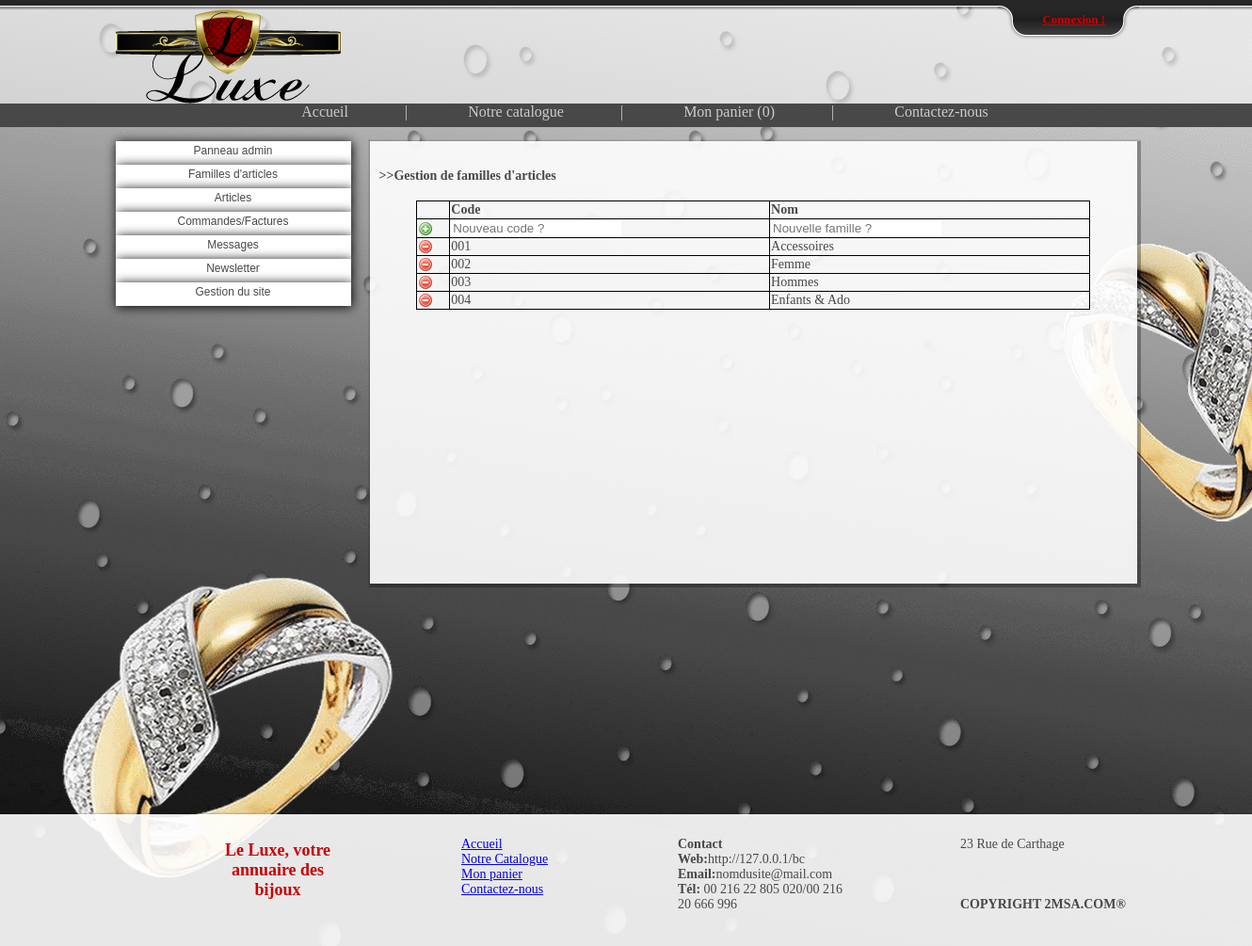
The page /root/g_famill/liste.php on the database its author committed.
### tables this page shows
CREATE TABLE IF NOT EXISTS `famill_article` (
  `code_famill_art` varchar(50) NOT NULL,
  `nom_famill_art` varchar(100) NOT NULL,
  PRIMARY KEY (`code_famill_art`)
);

CREATE TABLE IF NOT EXISTS `info` (
  `id` int(11) NOT NULL,
  `nom_du_site` varchar(30) NOT NULL,
  `page_facebook` varchar(250) NOT NULL,
  `page_tweeter` varchar(100) NOT NULL,
  `page_youtube` varchar(100) NOT NULL,
  `description` varchar(1000) NOT NULL,
  `adresse` varchar(100) NOT NULL,
  `tel` varchar(100) NOT NULL,
  `text_recherche` varchar(300) NOT NULL,
  `m_recherche` tinyint(1) NOT NULL,
  `m_newsletter` tinyint(1) NOT NULL,
  `m_facebook` tinyint(1) NOT NULL,
  `m_tweeter` tinyint(1) NOT NULL,
  `m_youtube` tinyint(1) NOT NULL,
  `x_gmaps` double NOT NULL,
  `y_gmaps` double NOT NULL
);

### include/function.php (called while the page is built, shortened)
<?php
include('config.php');
$connection = mysql_connect($serveur, $utilisateur, $mot_de_passe) or die(mysql_error());
$query_info = " SELECT * FROM info WHERE id='1' ";
$result_info = mysql_query($query_info, $connection);
$affected_rows_info = mysql_num_rows($result_info);
if($affected_rows_info == 1)
{
	$affected_rows_info2 = mysql_fetch_object($result_info);
	$nom_du_site 				=	$affected_rows_info2->nom_du_site;
	$adresse					=	$affected_rows_info2->adresse;
	$tel						=	$affected_rows_info2->tel;
	$text_recherche				=	$affected_rows_info2->text_recherche;
}
?>

### include/config.php (called while the page is built, shortened)
<?php
$adress_du_site="http://127.0.0.1/bc";
?>

### root/g_famill/liste.php (the view, shortened to what this page needs)
<?php include('../../include/function.php');?>
<!DOCTYPE html PUBLIC "-//W3C//DTD XHTML 1.0 Transitional//EN" "http://www.w3.org/TR/xhtml1/DTD/xhtml1-transitional.dtd">
<html xmlns="http://www.w3.org/1999/xhtml">
<head>
<link href="../../style/style.css" rel="stylesheet" type="text/css" />
</head>
<body>
<?php include('../../function/top_bar.php'); ?>
    <div id="head">
        <div id="head_container">
            <div id="head_logo">
                <img src="../../style/img/logo.png" alt="Le Bon Choix !"/>
            </div>
        </div>
    </div>
    <?php include('../../function/nav.php');?>
    <div id="contenant">
        <div id="side_bar">
        <?php
        include('../menuadmin.php');
        ?>
        </div>
        <div id="container">
            <div id="container_under_admin" class="g_box">
                <h4>>>Gestion de familles d'articles</h4>
<?php
$result_famille_affiche = mysql_query("SELECT * FROM famill_article;", $connection);
$nbr_ligne = mysql_num_rows($result_famille_affiche);
echo'
<table width="600px" id="ad_table" class="center">
<tr><td></td><td><b>Code</b></td><td><b>Nom</b></td></tr>
<form action="fonction_ajout.php" method="post">
<tr>
	<td><input border="0" src="../../style/img/b_add.png" type="image" Value=submit title="Ajouter"><input type="hidden"value="'.$nbr_ligne.'" name="nbr_ligne"></td>
	<td><input type="text" name="code_famill_art" required="required" class="global_input" placeholder="Nouveau code ?" style="border:none"/></td>
	<td><input type="text" name="nom_famill_art" required="required" class="global_input" placeholder="Nouvelle famille ?" style="border:none"/></td>
</tr>
</form>
';
while ($affected_rows_famille_affiche = mysql_fetch_object($result_famille_affiche) )
{
	echo'
		<tr>
			<td>
				<form action="" method="post">
				<a href="fonction_supp.php?code_famill_art='.$affected_rows_famille_affiche->code_famill_art.'"><img src="../../style/img/b_drop.png" title="Supprimer"/></a>
			</td>
			<td>'.$affected_rows_famille_affiche->code_famill_art.'</td>
			<td>'.$affected_rows_famille_affiche->nom_famill_art.'</td>
				</form>
		</tr>
		';
}
echo'</table>';
?>
            </div>
        </div>
    </div>
    <div id="footer">
        <?php include('../../function/footer.php');?>
    </div>
</body>
</html>

### function/footer.php
<div id="footer" class="g_box">
	<div id="footer1">
		<p class="footer_titre">Le <?php echo $nom_du_site ; ?>, votre annuaire des bijoux</p>
	</div>
	<div id="footer2">
		<ul>
			<li class="footer_sous_titre"><a href="index.php">Accueil</a></li>
			<li class="footer_sous_titre"><a href="catalogue.php">Notre Catalogue</a></li>
			<li class="footer_sous_titre"><a href="panier.php">Mon panier</a></li>
			<li class="footer_sous_titre"><a href="contact.php">Contactez-nous</a></li>
		</ul>
	</div>
	<div id="footer3">
		<ul>
			<li class="footer_sous_titre"><b>Contact</b></li>
			<li class="footer_sous_titre"><b>Web:</b><?php echo $adress_du_site ; ?></li>
			<li class="footer_sous_titre"><b>Email:</b><?php echo $text_recherche ; ?></li>
			<li class="footer_sous_titre"><b>Tél:</b> <?php echo $tel ; ?></li>
		</ul>
	</div>
	<div id="footer4">
		<ul>
			<li class="footer_sous_titre"><?php echo $adresse ; ?></li>
            <li>&nbsp;</li>
            <li>&nbsp;</li>
            <li>&nbsp;</li>
            <li class="footer_sous_titre" style="width:300px;"><b>COPYRIGHT 2MSA.COM®</b></li>
        </ul>
	</div>
</div>

### style/style.css (style rules this page uses)
html, body { border: 0; margin: 0; padding: 0; }
body { background-image:url(img/bg.png); background-repeat:no-repeat; }
img { border:none; }
#head { height:100px;background-color: rgba(255, 255, 255, 0.5); }
#head_container { height:100px;width:1085px;margin:0 auto; }
#head_logo { float:left;height:100px;width:250px; }
#head_logo img { border:none; }
#contenant { height:700px;width:1085px;margin:15px auto; }
#side_bar { float:left;width:250px;height:700px; }
#container { float:right;height:700px;width:815px; }
#container_under_admin { height:450px;overflow:scroll; text-align:justify; }
.g_box { -webkit-box-shadow:0.5px 0.5px 1px 3px rgba(0, 0, 0, .3);box-shadow:0.5px 0.5px 1px 3px rgba(0, 0, 0, .3);background-color: rgba(255, 255, 255, 0.9);font-size:14px;color:#484848;padding:10px; }
.global_input { color:#ca0003; }
#footer { height:120px; }
#footer1 { float:left;width:150px;margin-left:210px; }
#footer2 { float:left;width:150px;margin-left:80px; }
#footer3 { float:left;width:220px;margin-left:80px; }
#footer4 { float:left;width:150px;margin-left:80px; }
.footer_titre { color:#ca0003;font-size:18px;font-weight:bold; float:left; }
.footer_sous_titre { text-align:left; }
#footer ul { list-style-type:none;float:left; }
.center { margin-left:auto;margin-right:auto; }
#ad_table { border-collapse:collapse; width:90%; }
#ad_table tr td { border:1px solid black; }

### rows shown on the page
famill_article: code_famill_art "001", nom_famill_art "Accessoires"
famill_article: code_famill_art "002", nom_famill_art "Femme"
famill_article: code_famill_art "003", nom_famill_art "Hommes"
famill_article: code_famill_art "004", nom_famill_art "Enfants & Ado"
info: nom_du_site "Luxe", text_recherche "nomdusite@mail.com", tel "00 216 22 805 020/00 216 20 666 996", adresse "23 Rue de Carthage"

### other values the page prints
nombre_article_dans_panier() "0"
$adress_du_site "http://127.0.0.1/bc"
